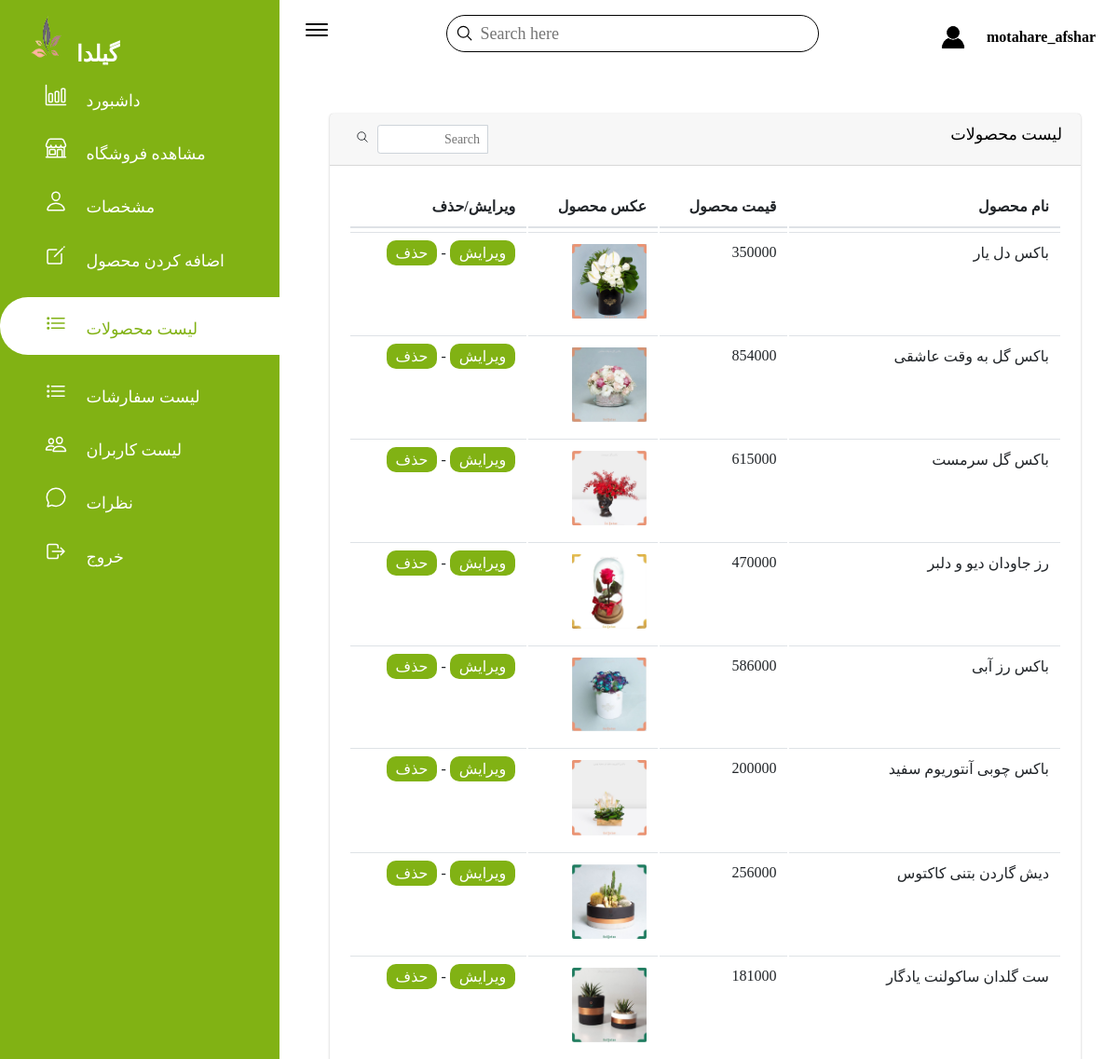
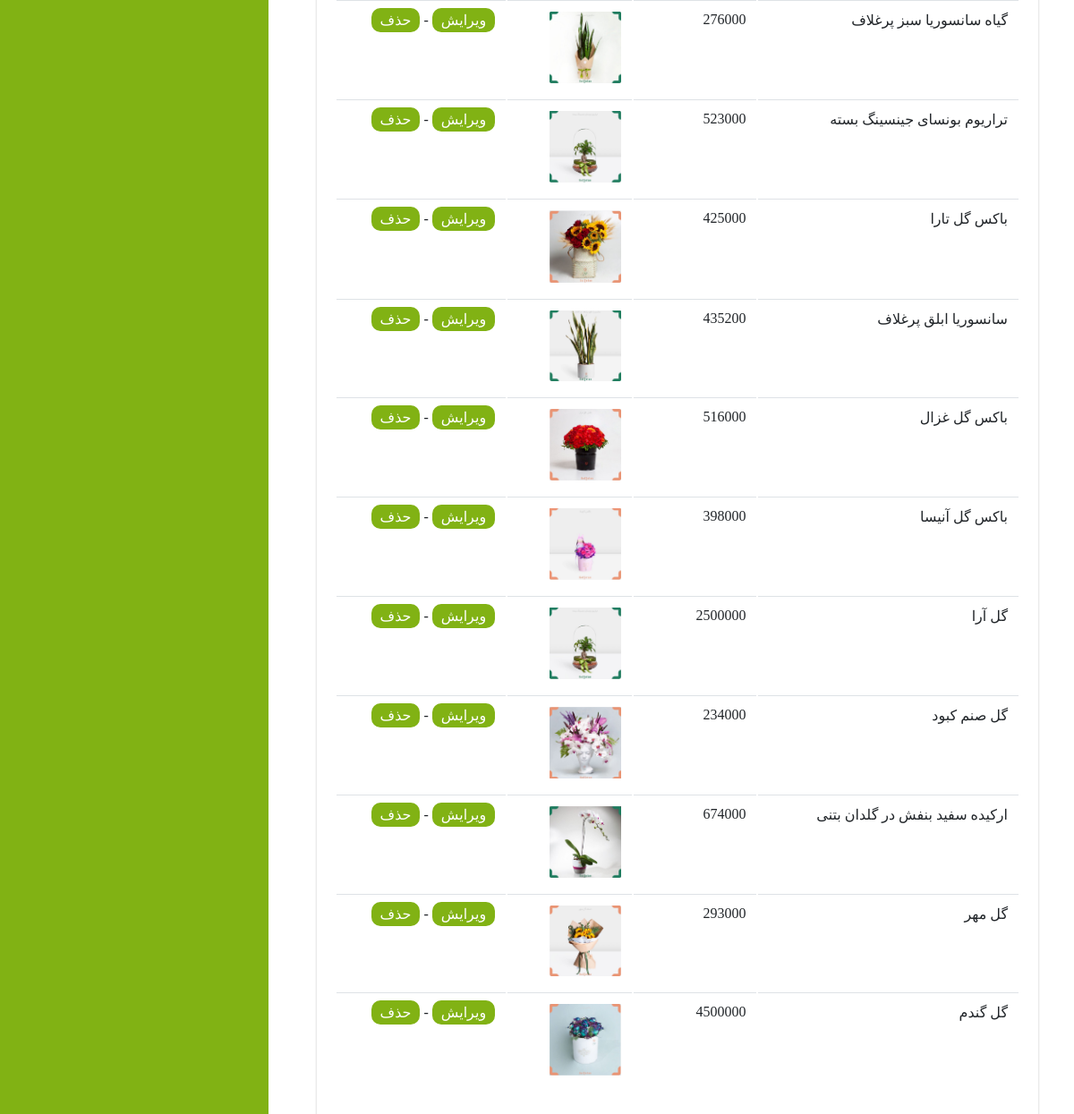
The app's page /admin/products.php (signed in) with its own data (2 pictures, top to bottom).
### tables this page shows
CREATE TABLE `products` (
  `id` int(11) NOT NULL,
  `products_name` text NOT NULL,
  `products_price` int(11) NOT NULL,
  `products_desc` text NOT NULL,
  `products_image` text NOT NULL,
  `products_offer` int(11) NOT NULL,
  `type` varchar(30) DEFAULT NULL
);

### admin/products.php (the view, shortened to what this page needs)
<?php  require_once
'../config/config.php';
?>
<?php
$name = $_SESSION['admin_login'];
$getUsername = mysqli_query($db, "SELECT * FROM admin WHERE name1='$name'");
$username = mysqli_fetch_array($getUsername);
?>
<!doctype html>
<html lang="en">
<head>
    <link rel="stylesheet" href="../css/styleadmin.css">
    <link href="../css/responsive.css" rel="stylesheet" />
</head>
<body class="products">
        <div class="sidebar">
            <div class="sidebar-brand">
                <h2><img  src="../images/icon.PNG" width="50px" height="50px"><span>گیلدا</span></h2>
            </div>
            <div class="sidebar-menu">
                <ul>
                    <li class="list">
                        <a href="adminPanel.php">
                            <span class="icon"><ion-icon name="bar-chart-outline"></ion-icon></span>
                            <span class="title">داشبورد</span>
                        </a>
                    </li>
                    <li class="list">
                        <a href="../index.php">
                            <span class="icon"><ion-icon name="storefront-outline"></ion-icon></span>
                            <span class="title">مشاهده فروشگاه</span>
                        </a>
                    </li>
                    <li class="list">
                        <a href="admin_about.php">
                            <span class="icon"><ion-icon name="person-outline"></ion-icon></span>
                            <span class="title">مشخصات</span>
                        </a>
                    </li>
                    <li class="list">
                        <a href="add_products.php">
                            <span class="icon"><ion-icon name="create-outline"></ion-icon></span>
                            <span class="title">اضافه کردن محصول</span>
                        </a>
                    </li>
                    <li class="list active">
                        <a href="products.php">
                            <span class="icon"><ion-icon name="list-outline"></ion-icon></span>
                            <span class="title">لیست محصولات</span>
                        </a>
                    </li>
                    <li class="list">
                        <a href="orders.php">
                            <span class="icon"><ion-icon name="list-outline"></ion-icon></span>
                            <span class="title">لیست سفارشات</span>
                        </a>
                    </li>
                    <li class="list">
                        <a href="users.php">
                            <span class="icon"><ion-icon name="people-outline"></ion-icon></span>
                            <span class="title">لیست کاربران</span>
                        </a>
                    </li>
                    <li class="list">
                        <a href="comments.php">
                            <span class="icon"><ion-icon name="chatbubble-outline"></ion-icon></span>
                            <span class="title">نظرات</span>
                        </a>
                    </li>
                    <li class="list">
                        <a href="../config/logOut.php">
                            <span class="icon"><ion-icon name="log-out-outline"></ion-icon></span>
                            <span class="title">خروج</span>
                        </a>
                    </li>
                </ul>
            </div>
        </div>
    <div class="main-content">
        <header>
                    <h1>
                        <label for="nav-toggle">
                            <span><ion-icon name="menu-outline"></ion-icon></span>
                        </label>
                    </h1>
                <div class="search-wrappar">
                    <label>
                        <span><ion-icon name="search-outline"></ion-icon></span>
                        <input type="Search" placeholder="Search here"/>
                    </label>
                </div>
                <div class="user-wrappar">
                    <img src="../images/usericon.png" width="40px" height="40px">
                    <div>
                        <h4>
                            <?php echo $username['display_name']?>
                        </h4>
                    </div>
                </div>
        </header>
        <main>
            <div class="content">
                <div class="content-2">
                    <div class="row">
                        <div class="col-12">
                            <div class="card">
                                <div class="card-header">
                                    <h3 class="card-title">لیست محصولات</h3>
                                    <div class="card-tools">
                                        <div class="input-group input-group-sm" style="width: 150px;">
                                            <input type="text" name="table_search" class="form-control float-right" placeholder="Search">
                                            <div class="input-group-append">
                                                <button type="submit" class="btn btn-default"><ion-icon name="search-outline"></ion-icon</button>
                                            </div>
                                        </div>
                                    </div>
                                </div>
                                <div class="card-body table-responsive p-0">
                                    <table class="table table-hover">
                                        <thead>
                                            <tr>
                                                <th>نام محصول</th>
                                                <th>قیمت محصول</th>
                                                <th>عکس  محصول</th>
                                                <th>ویرایش/حذف</th>
                                            </tr>
                                        </thead>
                                        <tbody>
                                            <tr>
                                               <?php
                                                    $query = mysqli_query($db, "SELECT * FROM products");
                                                    while ($row = mysqli_fetch_array($query)) {
                                                        ?>
                                                        <tr>
                                                            <td><?php echo $row['products_name'] ?></td>
                                                            <td><?php echo $row ['products_price']?></td>
                                                            <td>
                                                                <img src="../images/<?php echo $row['products_image']?>" alt="<?php echo $row['products_name']?>" width="80px" id="productsimg">
                                                            </td>
                                                            <td><a class="btn" href="edit_product.php?id=<?php echo $row['id'] ?>">ویرایش</a> -
                                                                <a class="btn" href="delete_product.php?id=<?php echo $row['id'] ?>">حذف</a></td>
                                                        </tr>
                                                <?php } ?>
                                            </tr>
                                        </tbody>
                                    </table>
                                </div>
                            </div>
                        </div>
                    </div>
                </div>
            </div>
        </main>
    </div>
</body>
</html>

### records on screen
products: products_name "باکس دل یار", products_price "350000", products_image (picture)
products: products_name "باکس گل به وقت عاشقی", products_price "854000", products_image (picture)
products: products_name "باکس گل سرمست", products_price "615000", products_image (picture)
products: products_name "رز جاودان دیو و دلبر", products_price "470000", products_image (picture)
products: products_name "باکس رز آبی", products_price "586000", products_image (picture)
products: products_name "باکس چوبی آنتوریوم سفید", products_price "200000", products_image (picture)
products: products_name "دیش گاردن بتنی کاکتوس", products_price "256000", products_image (picture)
products: products_name "ست گلدان ساکولنت یادگار", products_price "181000", products_image (picture)
products: products_name "گیاه سانسوریا سبز پرغلاف", products_price "276000", products_image (picture)
products: products_name "تراریوم بونسای جینسینگ بسته", products_price "523000", products_image (picture)
products: products_name "باکس گل تارا", products_price "425000", products_image (picture)
products: products_name "سانسوریا ابلق پرغلاف", products_price "435200", products_image (picture)
products: products_name "باکس گل غزال", products_price "516000", products_image (picture)
products: products_name "باکس گل آنیسا", products_price "398000", products_image (picture)
products: products_name "گل آرا", products_price "2500000", products_image (picture)
products: products_name "گل صنم کبود", products_price "234000", products_image (picture)
products: products_name "ارکیده سفید بنفش در گلدان بتنی", products_price "674000", products_image (picture)
products: products_name "گل مهر", products_price "293000", products_image (picture)
products: products_name "گل گندم", products_price "4500000", products_image (picture)

### other values on screen
$username['display_name'] "motahare_afshar"
